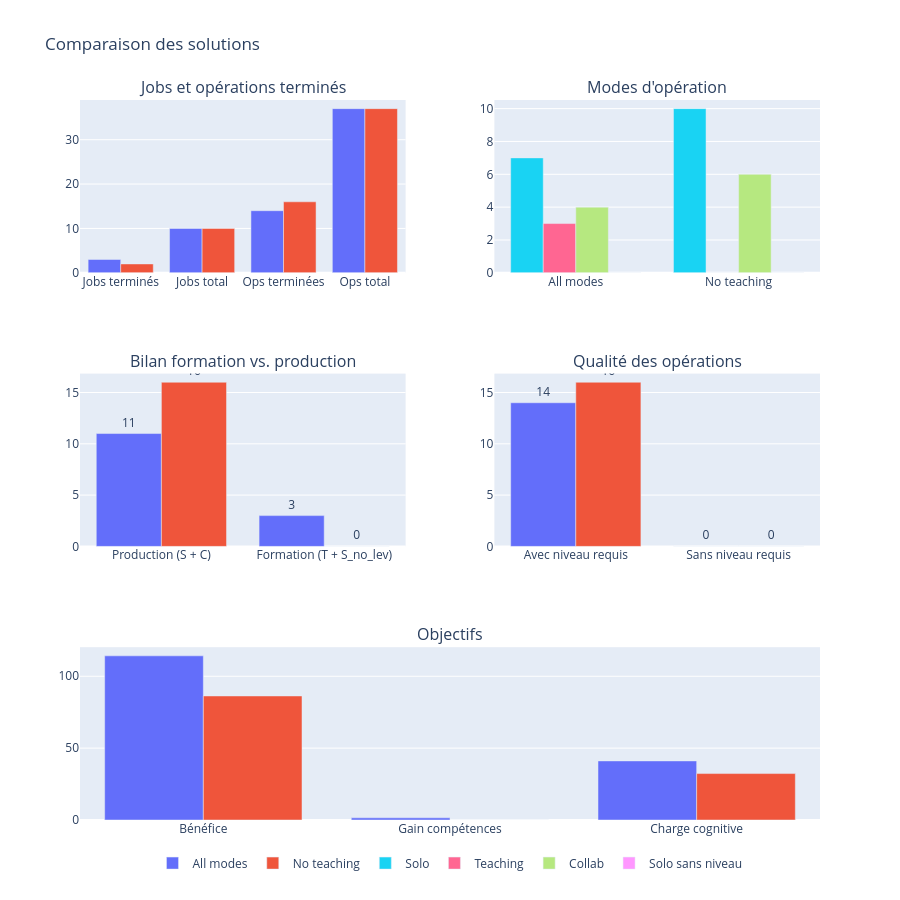
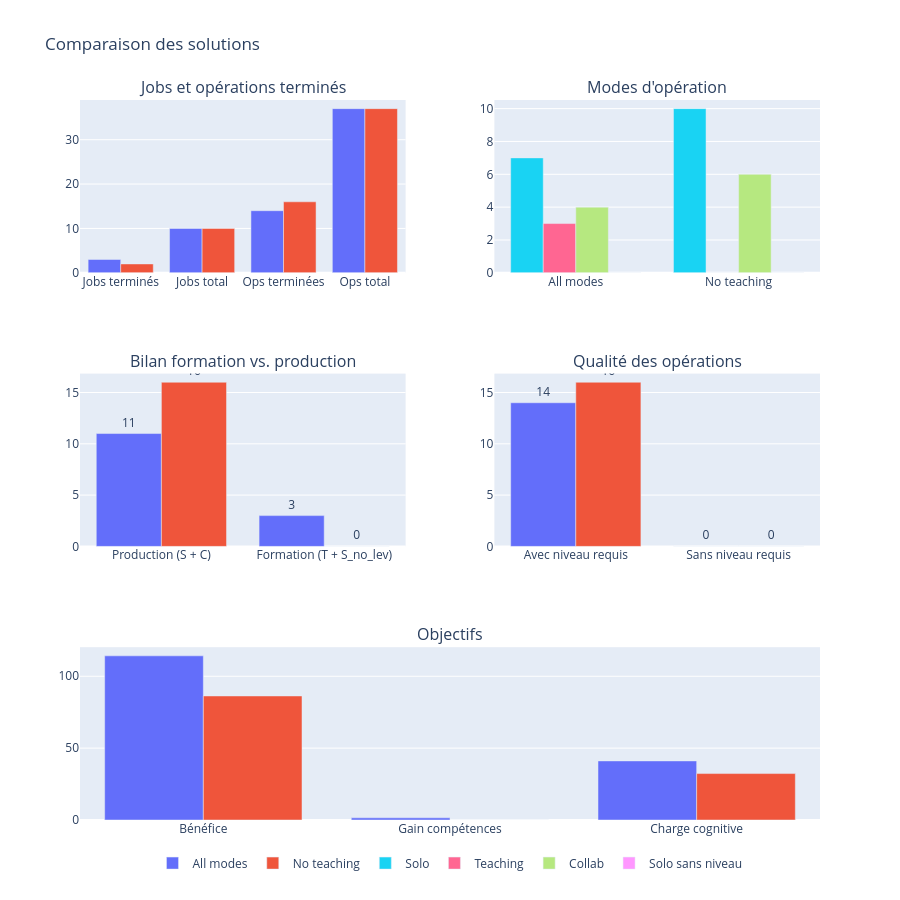

The notebook cell these images were saved under, in order:
### Code cell
Solution.plot_comparison([s_summary, s_summary_no_teaching])

### Figure 1 — Plotly figure (JSON) as saved in the notebook; plotly's stock layout.template omitted (floating-point values rounded to 4 significant figures)
{"data": [{"hovertemplate": "<b>All modes</b><br>%{x} : %{y}<extra></extra>", "legendgroup": "All modes", "marker": {"color": "#636EFA"}, "name": "All modes", "showlegend": true, "type": "bar", "x": ["Jobs terminés", "Jobs total", "Ops terminées", "Ops total"], "xaxis": "x", "y": [3, 10, 14, 37], "yaxis": "y"}, {"hovertemplate": "<b>No teaching</b><br>%{x} : %{y}<extra></extra>", "legendgroup": "No teaching", "marker": {"color": "#EF553B"}, "name": "No teaching", "showlegend": true, "type": "bar", "x": ["Jobs terminés", "Jobs total", "Ops terminées", "Ops total"], "xaxis": "x", "y": [2, 10, 16, 37], "yaxis": "y"}, {"hovertemplate": "<b>%{x}</b><br>Solo : %{y} ops<extra></extra>", "legendgroup": "Solo", "marker": {"color": "#19D3F3"}, "name": "Solo", "showlegend": true, "type": "bar", "x": ["All modes", "No teaching"], "xaxis": "x2", "y": [7, 10], "yaxis": "y2"}, {"hovertemplate": "<b>%{x}</b><br>Teaching : %{y} ops<extra></extra>", "legendgroup": "Teaching", "marker": {"color": "#FF6692"}, "name": "Teaching", "showlegend": true, "type": "bar", "x": ["All modes", "No teaching"], "xaxis": "x2", "y": [3, 0], "yaxis": "y2"}, {"hovertemplate": "<b>%{x}</b><br>Collab : %{y} ops<extra></extra>", "legendgroup": "Collab", "marker": {"color": "#B6E880"}, "name": "Collab", "showlegend": true, "type": "bar", "x": ["All modes", "No teaching"], "xaxis": "x2", "y": [4, 6], "yaxis": "y2"}, {"hovertemplate": "<b>%{x}</b><br>Solo sans niveau : %{y} ops<extra></extra>", "legendgroup": "Solo sans niveau", "marker": {"color": "#FF97FF"}, "name": "Solo sans niveau", "showlegend": true, "type": "bar", "x": ["All modes", "No teaching"], "xaxis": "x2", "y": [0, 0], "yaxis": "y2"}, {"hovertemplate": "<b>All modes</b><br>%{x} : %{y} ops<extra></extra>", "legendgroup": "All modes", "marker": {"color": "#636EFA"}, "name": "All modes", "showlegend": false, "text": ["11", "3"], "textposition": "outside", "type": "bar", "x": ["Production\n(S + C)", "Formation\n(T + S_no_lev)"], "xaxis": "x3", "y": [11, 3], "yaxis": "y3"}, {"hovertemplate": "<b>No teaching</b><br>%{x} : %{y} ops<extra></extra>", "legendgroup": "No teaching", "marker": {"color": "#EF553B"}, "name": "No teaching", "showlegend": false, "text": ["16", "0"], "textposition": "outside", "type": "bar", "x": ["Production\n(S + C)", "Formation\n(T + S_no_lev)"], "xaxis": "x3", "y": [16, 0], "yaxis": "y3"}, {"hovertemplate": "<b>All modes</b><br>%{x} : %{y} ops<br>Pénalité totale : 0.00<extra></extra>", "legendgroup": "All modes", "marker": {"color": "#636EFA"}, "name": "All modes", "showlegend": false, "text": ["14", "0"], "textposition": "outside", "type": "bar", "x": ["Avec niveau requis", "Sans niveau requis"], "xaxis": "x4", "y": [14, 0], "yaxis": "y4"}, {"hovertemplate": "<b>No teaching</b><br>%{x} : %{y} ops<br>Pénalité totale : 0.00<extra></extra>", "legendgroup": "No teaching", "marker": {"color": "#EF553B"}, "name": "No teaching", "showlegend": false, "text": ["16", "0"], "textposition": "outside", "type": "bar", "x": ["Avec niveau requis", "Sans niveau requis"], "xaxis": "x4", "y": [16, 0], "yaxis": "y4"}, {"hovertemplate": "<b>All modes</b><br>%{x} : %{y:.2f}<extra></extra>", "legendgroup": "All modes", "marker": {"color": "#636EFA"}, "name": "All modes", "showlegend": false, "type": "bar", "x": ["Bénéfice", "Gain compétences", "Charge cognitive"], "xaxis": "x5", "y": [114.2, 1.5, 41.11], "yaxis": "y5"}, {"hovertemplate": "<b>No teaching</b><br>%{x} : %{y:.2f}<extra></extra>", "legendgroup": "No teaching", "marker": {"color": "#EF553B"}, "name": "No teaching", "showlegend": false, "type": "bar", "x": ["Bénéfice", "Gain compétences", "Charge cognitive"], "xaxis": "x5", "y": [86.31, 1.421e-14, 32.31], "yaxis": "y5"}], "layout": {"annotations": [{"font": {"size": 16}, "showarrow": false, "text": "Jobs et opérations terminés", "x": 0.22, "xanchor": "center", "xref": "paper", "y": 1, "yanchor": "bottom", "yref": "paper"}, {"font": {"size": 16}, "showarrow": false, "text": "Modes d'opération", "x": 0.78, "xanchor": "center", "xref": "paper", "y": 1, "yanchor": "bottom", "yref": "paper"}, {"font": {"size": 16}, "showarrow": false, "text": "Bilan formation vs. production", "x": 0.22, "xanchor": "center", "xref": "paper", "y": 0.62, "yanchor": "bottom", "yref": "paper"}, {"font": {"size": 16}, "showarrow": false, "text": "Qualité des opérations", "x": 0.78, "xanchor": "center", "xref": "paper", "y": 0.62, "yanchor": "bottom", "yref": "paper"}, {"font": {"size": 16}, "showarrow": false, "text": "Objectifs", "x": 0.5, "xanchor": "center", "xref": "paper", "y": 0.24, "yanchor": "bottom", "yref": "paper"}], "barmode": "group", "height": 900, "legend": {"orientation": "h", "x": 0.5, "xanchor": "center", "y": -0.08, "yanchor": "bottom"}, "title": {"text": "Comparaison des solutions"}, "xaxis": {"anchor": "y", "domain": [0, 0.44]}, "xaxis2": {"anchor": "y2", "domain": [0.56, 1]}, "xaxis3": {"anchor": "y3", "domain": [0, 0.44]}, "xaxis4": {"anchor": "y4", "domain": [0.56, 1]}, "xaxis5": {"anchor": "y5", "domain": [0, 1]}, "yaxis": {"anchor": "x", "domain": [0.76, 1]}, "yaxis2": {"anchor": "x2", "domain": [0.76, 1]}, "yaxis3": {"anchor": "x3", "domain": [0.38, 0.62]}, "yaxis4": {"anchor": "x4", "domain": [0.38, 0.62]}, "yaxis5": {"anchor": "x5", "domain": [0, 0.24]}}}

### Figure 2 — Plotly figure (JSON) as saved in the notebook; plotly's stock layout.template omitted (floating-point values rounded to 4 significant figures)
{"data": [{"hovertemplate": "<b>All modes</b><br>%{x} : %{y}<extra></extra>", "legendgroup": "All modes", "marker": {"color": "#636EFA"}, "name": "All modes", "showlegend": true, "type": "bar", "x": ["Jobs terminés", "Jobs total", "Ops terminées", "Ops total"], "xaxis": "x", "y": [3, 10, 14, 37], "yaxis": "y"}, {"hovertemplate": "<b>No teaching</b><br>%{x} : %{y}<extra></extra>", "legendgroup": "No teaching", "marker": {"color": "#EF553B"}, "name": "No teaching", "showlegend": true, "type": "bar", "x": ["Jobs terminés", "Jobs total", "Ops terminées", "Ops total"], "xaxis": "x", "y": [2, 10, 16, 37], "yaxis": "y"}, {"hovertemplate": "<b>%{x}</b><br>Solo : %{y} ops<extra></extra>", "legendgroup": "Solo", "marker": {"color": "#19D3F3"}, "name": "Solo", "showlegend": true, "type": "bar", "x": ["All modes", "No teaching"], "xaxis": "x2", "y": [7, 10], "yaxis": "y2"}, {"hovertemplate": "<b>%{x}</b><br>Teaching : %{y} ops<extra></extra>", "legendgroup": "Teaching", "marker": {"color": "#FF6692"}, "name": "Teaching", "showlegend": true, "type": "bar", "x": ["All modes", "No teaching"], "xaxis": "x2", "y": [3, 0], "yaxis": "y2"}, {"hovertemplate": "<b>%{x}</b><br>Collab : %{y} ops<extra></extra>", "legendgroup": "Collab", "marker": {"color": "#B6E880"}, "name": "Collab", "showlegend": true, "type": "bar", "x": ["All modes", "No teaching"], "xaxis": "x2", "y": [4, 6], "yaxis": "y2"}, {"hovertemplate": "<b>%{x}</b><br>Solo sans niveau : %{y} ops<extra></extra>", "legendgroup": "Solo sans niveau", "marker": {"color": "#FF97FF"}, "name": "Solo sans niveau", "showlegend": true, "type": "bar", "x": ["All modes", "No teaching"], "xaxis": "x2", "y": [0, 0], "yaxis": "y2"}, {"hovertemplate": "<b>All modes</b><br>%{x} : %{y} ops<extra></extra>", "legendgroup": "All modes", "marker": {"color": "#636EFA"}, "name": "All modes", "showlegend": false, "text": ["11", "3"], "textposition": "outside", "type": "bar", "x": ["Production\n(S + C)", "Formation\n(T + S_no_lev)"], "xaxis": "x3", "y": [11, 3], "yaxis": "y3"}, {"hovertemplate": "<b>No teaching</b><br>%{x} : %{y} ops<extra></extra>", "legendgroup": "No teaching", "marker": {"color": "#EF553B"}, "name": "No teaching", "showlegend": false, "text": ["16", "0"], "textposition": "outside", "type": "bar", "x": ["Production\n(S + C)", "Formation\n(T + S_no_lev)"], "xaxis": "x3", "y": [16, 0], "yaxis": "y3"}, {"hovertemplate": "<b>All modes</b><br>%{x} : %{y} ops<br>Pénalité totale : 0.00<extra></extra>", "legendgroup": "All modes", "marker": {"color": "#636EFA"}, "name": "All modes", "showlegend": false, "text": ["14", "0"], "textposition": "outside", "type": "bar", "x": ["Avec niveau requis", "Sans niveau requis"], "xaxis": "x4", "y": [14, 0], "yaxis": "y4"}, {"hovertemplate": "<b>No teaching</b><br>%{x} : %{y} ops<br>Pénalité totale : 0.00<extra></extra>", "legendgroup": "No teaching", "marker": {"color": "#EF553B"}, "name": "No teaching", "showlegend": false, "text": ["16", "0"], "textposition": "outside", "type": "bar", "x": ["Avec niveau requis", "Sans niveau requis"], "xaxis": "x4", "y": [16, 0], "yaxis": "y4"}, {"hovertemplate": "<b>All modes</b><br>%{x} : %{y:.2f}<extra></extra>", "legendgroup": "All modes", "marker": {"color": "#636EFA"}, "name": "All modes", "showlegend": false, "type": "bar", "x": ["Bénéfice", "Gain compétences", "Charge cognitive"], "xaxis": "x5", "y": [114.2, 1.5, 41.11], "yaxis": "y5"}, {"hovertemplate": "<b>No teaching</b><br>%{x} : %{y:.2f}<extra></extra>", "legendgroup": "No teaching", "marker": {"color": "#EF553B"}, "name": "No teaching", "showlegend": false, "type": "bar", "x": ["Bénéfice", "Gain compétences", "Charge cognitive"], "xaxis": "x5", "y": [86.31, 1.421e-14, 32.31], "yaxis": "y5"}], "layout": {"annotations": [{"font": {"size": 16}, "showarrow": false, "text": "Jobs et opérations terminés", "x": 0.22, "xanchor": "center", "xref": "paper", "y": 1, "yanchor": "bottom", "yref": "paper"}, {"font": {"size": 16}, "showarrow": false, "text": "Modes d'opération", "x": 0.78, "xanchor": "center", "xref": "paper", "y": 1, "yanchor": "bottom", "yref": "paper"}, {"font": {"size": 16}, "showarrow": false, "text": "Bilan formation vs. production", "x": 0.22, "xanchor": "center", "xref": "paper", "y": 0.62, "yanchor": "bottom", "yref": "paper"}, {"font": {"size": 16}, "showarrow": false, "text": "Qualité des opérations", "x": 0.78, "xanchor": "center", "xref": "paper", "y": 0.62, "yanchor": "bottom", "yref": "paper"}, {"font": {"size": 16}, "showarrow": false, "text": "Objectifs", "x": 0.5, "xanchor": "center", "xref": "paper", "y": 0.24, "yanchor": "bottom", "yref": "paper"}], "barmode": "group", "height": 900, "legend": {"orientation": "h", "x": 0.5, "xanchor": "center", "y": -0.08, "yanchor": "bottom"}, "title": {"text": "Comparaison des solutions"}, "xaxis": {"anchor": "y", "domain": [0, 0.44]}, "xaxis2": {"anchor": "y2", "domain": [0.56, 1]}, "xaxis3": {"anchor": "y3", "domain": [0, 0.44]}, "xaxis4": {"anchor": "y4", "domain": [0.56, 1]}, "xaxis5": {"anchor": "y5", "domain": [0, 1]}, "yaxis": {"anchor": "x", "domain": [0.76, 1]}, "yaxis2": {"anchor": "x2", "domain": [0.76, 1]}, "yaxis3": {"anchor": "x3", "domain": [0.38, 0.62]}, "yaxis4": {"anchor": "x4", "domain": [0.38, 0.62]}, "yaxis5": {"anchor": "x5", "domain": [0, 0.24]}}}
